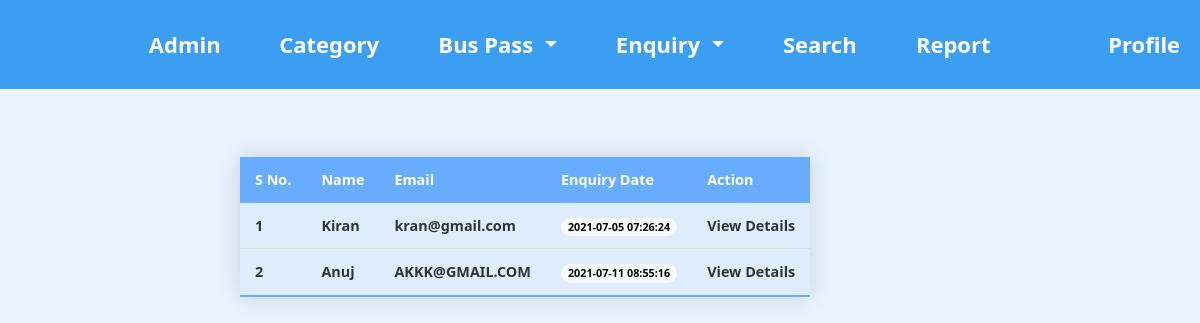
The app's page /admin/readenq.php (signed in) with its own data.
### tables this page shows
CREATE TABLE `tblcontact` (
  `ID` int(10) NOT NULL,
  `Name` varchar(200) DEFAULT NULL,
  `Email` varchar(200) DEFAULT NULL,
  `Message` mediumtext DEFAULT NULL,
  `EnquiryDate` timestamp NOT NULL DEFAULT current_timestamp(),
  `IsRead` int(5) DEFAULT NULL
);

### admin/readenq.php (the view, shortened to what this page needs)
<?php
if (strlen($_SESSION['bpmsaid']==0)) {
  header('location:logout.php');
  } else{
  ?>
<!DOCTYPE html>
<html>
<head>
    <link href="https://cdn.jsdelivr.net/npm/bootstrap@5.3.0-alpha1/dist/css/bootstrap.min.css" rel="stylesheet"
 />
        <link rel="stylesheet" href="includes/nav-bar.css"/>
        <link rel="stylesheet" href="includes/read-enq.css"/>
</head>
<body>
       <?php include_once('includes/header.php');?>
       <section id="read-enq">
    <table class="styled-table">
    <thead>
        <tr>
            <th>S No.</th>
            <th>Name</th>
            <th>Email</th>
            <th>Enquiry Date</th>
            <th>Action</th>
        </tr>
    </thead>
    <tbody>
    <?php
$sql="SELECT * from tblcontact where IsRead='1'";
$query = $dbh -> prepare($sql);
$query->execute();
$results=$query->fetchAll(PDO::FETCH_OBJ);
$cnt=1;
if($query->rowCount() > 0)
{
foreach($results as $row)
{               ?>
                                       <tr>
                                        <td><?php echo htmlentities($cnt);?></td>
                                        <td><?php  echo htmlentities($row->Name);?></td>
                                        <td><?php  echo htmlentities($row->Email);?></td>
                                        <td>
                                        <span class="badge rounded-pill text-bg-light"><?php  echo htmlentities($row->EnquiryDate);?></span>
                                        </td>
                                        <td>
                                            <a class="anchor-tag" href="view-enquiry.php?viewid=<?php echo htmlentities ($row->ID);?>">View Details</a>
                                        </td>
                  </tr>
               <?php $cnt=$cnt+1;}} ?>
    </tbody>
</table>
</section>
</body>
</html>
<?php }  ?>

### admin/includes/read-enq.css (style rules this page uses)
body { background-color: rgb(233, 243, 254); }
#read-enq { margin: 120px; padding: 1% 10% 1%; }
.styled-table { font-weight: 600; border-collapse: collapse; margin: 25px 0; font-size: 0.9em; min-width: 400px; box-shadow: 0 0 20px rgba(0, 0, 0, 0.15); }
.styled-table thead tr { background-color: #68adfd; color: #ffffff; text-align: left; }
.styled-table th, .styled-table td { padding: 12px 15px; }
.styled-table tbody tr { border-bottom: 1px solid #dddddd; background-color: rgb(222, 236, 251); }
.styled-table tbody tr:last-of-type { border-bottom: 2px solid #68adfd; }
.styled-table tbody { color: #303438; }
.anchor-tag { text-decoration: none; color: #303438; }

### records on screen
tblcontact: Name "Kiran", Email "kran@gmail.com", EnquiryDate "2021-07-05 07:26:24"
tblcontact: Name "Anuj", Email "AKKK@GMAIL.COM", EnquiryDate "2021-07-11 08:55:16"
